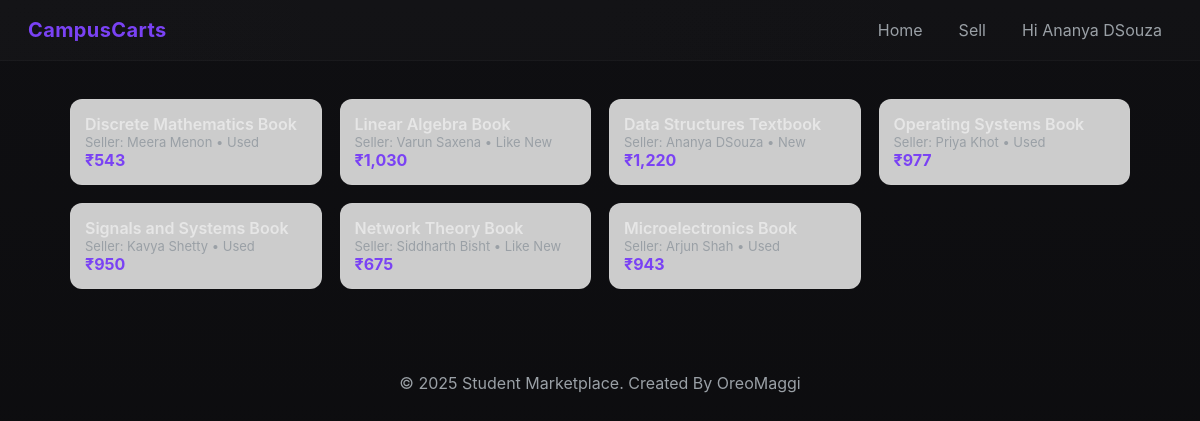
Page /products.php (signed in) on the committed database.
### tables this page shows
CREATE TABLE products (
  product_id INT PRIMARY KEY AUTO_INCREMENT,
  seller_id INT NULL,
  name VARCHAR(300),
  category VARCHAR(100),
  price INT,
  quantity INT,
  `condition` VARCHAR(50),
  image_url VARCHAR(500),
  description TEXT,
  date_posted DATE,
  FOREIGN KEY (seller_id) REFERENCES students(student_id)
    ON DELETE SET NULL
    ON UPDATE CASCADE
);

CREATE TABLE students (
  student_id INT PRIMARY KEY,
  name VARCHAR(200),
  email VARCHAR(200),
  college VARCHAR(200),
  branch VARCHAR(100),
  year VARCHAR(50),
  password VARCHAR(200),
  phone VARCHAR(30)
);

### products.php (the view, shortened to what this page needs)
<?php
require 'db_config.php';
$res = $conn->query("SELECT p.*, s.name as seller_name FROM products p LEFT JOIN students s ON p.seller_id = s.student_id ORDER BY date_posted DESC LIMIT 60");
?>
<!doctype html>
<html lang="en">
<head><meta charset="utf-8"><title>Products - CampusCarts</title><meta name="viewport" content="width=device-width,initial-scale=1"><link rel="stylesheet" href="css/style.css"></head>
<body>
<nav class="navbar"><div class="nav-left"><div class="brand">CampusCarts</div></div><div class="nav-links"><a href="home.html">Home</a><a href="sell_item.php">Sell</a><?php if(isset($_SESSION['name'])) echo '<a href="#">Hi '.htmlspecialchars($_SESSION['name']).'</a>'; else echo '<a href="login.php">Login</a>'; ?></div></nav>
<section class="grid">
<?php while($row = $res->fetch_assoc()): ?>
    <div class="card" style="background-image: url('<?php echo htmlspecialchars($row['image_url'] ?: 'https://via.placeholder.com/480x320?text=No+Image'); ?>'); background-size: cover; background-position: center;">
    <div class="overlay">
      <div class="title"><?php echo htmlspecialchars($row['name']); ?></div>
      <div class="meta">Seller: <?php echo htmlspecialchars($row['seller_name'] ?: 'Unknown'); ?> • <?php echo htmlspecialchars($row['condition']); ?></div>
      <div class="price">₹<?php echo number_format($row['price']); ?></div>
    </div>
  </div>
<?php endwhile; ?>
</section>
<footer>&copy; 2025 Student Marketplace. Created By OreoMaggi</footer>
</body></html>

### css/style.css (style rules this page uses)
:root { --bg: #0f0f12; --card: #141417; --muted: #9aa0a6; --accent: #7a42f4; --accent-2: #5e32d9; --surface: #1b1b1f; --glass: rgba(255,255,255,0.03); }
* { box-sizing: border-box; margin: 0; padding: 0; font-family: 'Inter', system-ui, Arial, sans-serif; color: #e6e6e6; }
body { background: linear-gradient(180deg, var(--bg), #0b0b0d); min-height: 100vh; }
nav.navbar { display: flex; align-items: center; justify-content: space-between; padding: 18px 28px; background: linear-gradient(90deg, rgba(255,255,255,0.02), rgba(255,255,255,0.01)); border-bottom: 1px solid rgba(255,255,255,0.03); position: sticky; top: 0; z-index: 50; }
.nav-left { display: flex; gap: 14px; align-items: center; }
.brand { font-weight: 700; letter-spacing: 0.4px; font-size: 20px; color: var(--accent); }
.nav-links a { margin-left: 16px; color: var(--muted); text-decoration: none; padding: 8px 10px; border-radius: 8px; }
.grid { max-width: 1100px; margin: 18px auto; padding: 20px; display: grid; grid-template-columns: repeat(auto-fit, minmax(240px, 1fr)); gap: 18px; }
.card { background: linear-gradient(180deg, rgba(255,255,255,0.02), rgba(255,255,255,0.01)); border: 1px solid rgba(255,255,255,0.03); padding: 14px; border-radius: 12px; display: flex; flex-direction: column; gap: 12px; transition: transform 0.3s ease, box-shadow 0.3s ease; }
.card .title { font-weight: 600; }
.card .meta { color: var(--muted); font-size: 13px; }
.card .price { margin-top: auto; font-weight: 700; color: var(--accent); }
footer { max-width: 1100px; margin: 40px auto; padding: 24px; color: var(--muted); text-align: center; }

### rows in the picture
products: name "Discrete Mathematics Book", seller.name "Meera Menon", condition "Used", price "543"
products: name "Linear Algebra Book", seller.name "Varun Saxena", condition "Like New", price "1,030"
products: name "Data Structures Textbook", seller.name "Ananya DSouza", condition "New", price "1,220"
products: name "Operating Systems Book", seller.name "Priya Khot", condition "Used", price "977"
products: name "Signals and Systems Book", seller.name "Kavya Shetty", condition "Used", price "950"
products: name "Network Theory Book", seller.name "Siddharth Bisht", condition "Like New", price "675"
products: name "Microelectronics Book", seller.name "Arjun Shah", condition "Used", price "943"

### other values in the picture
$_SESSION['name'] "Ananya DSouza"
